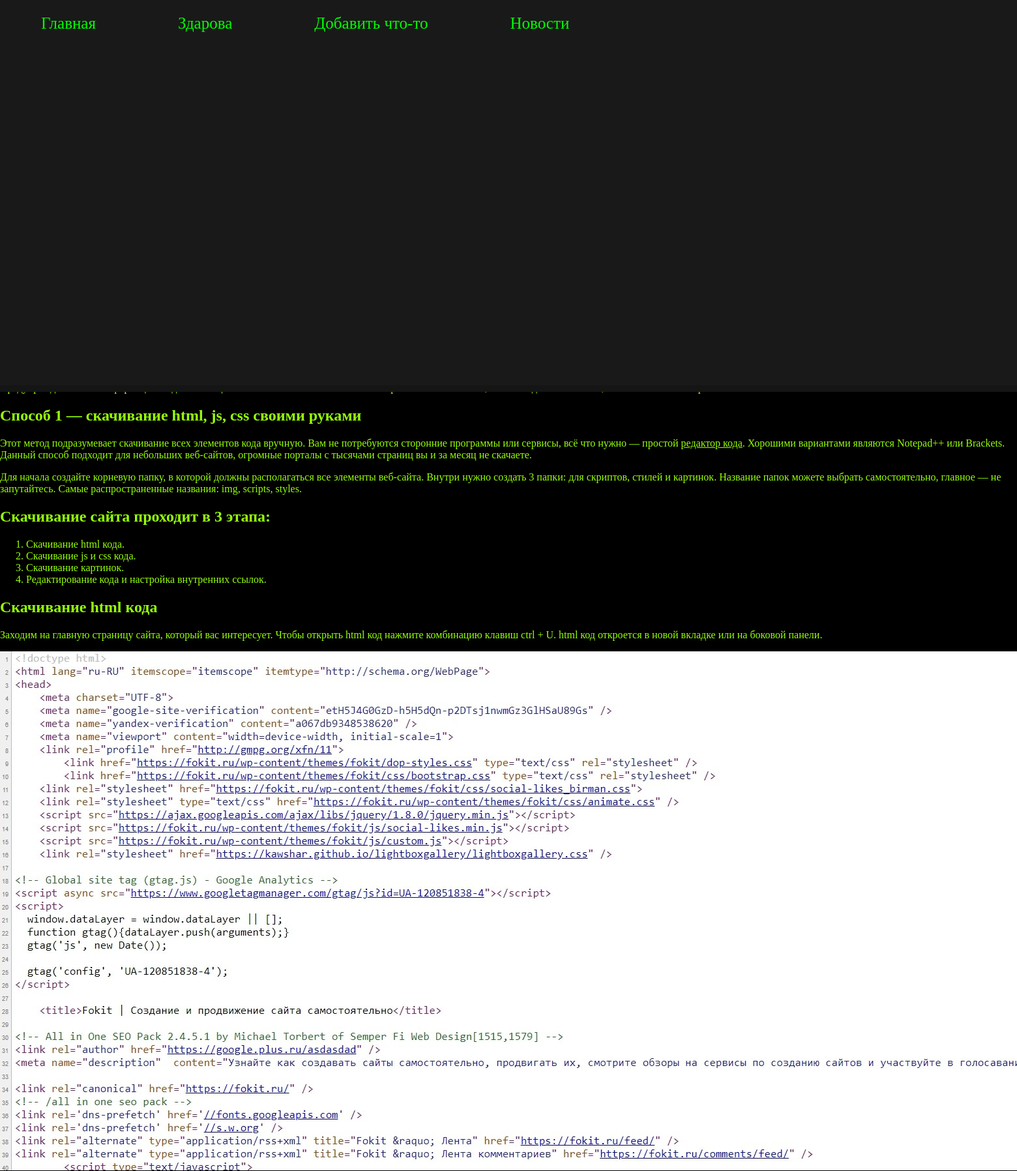
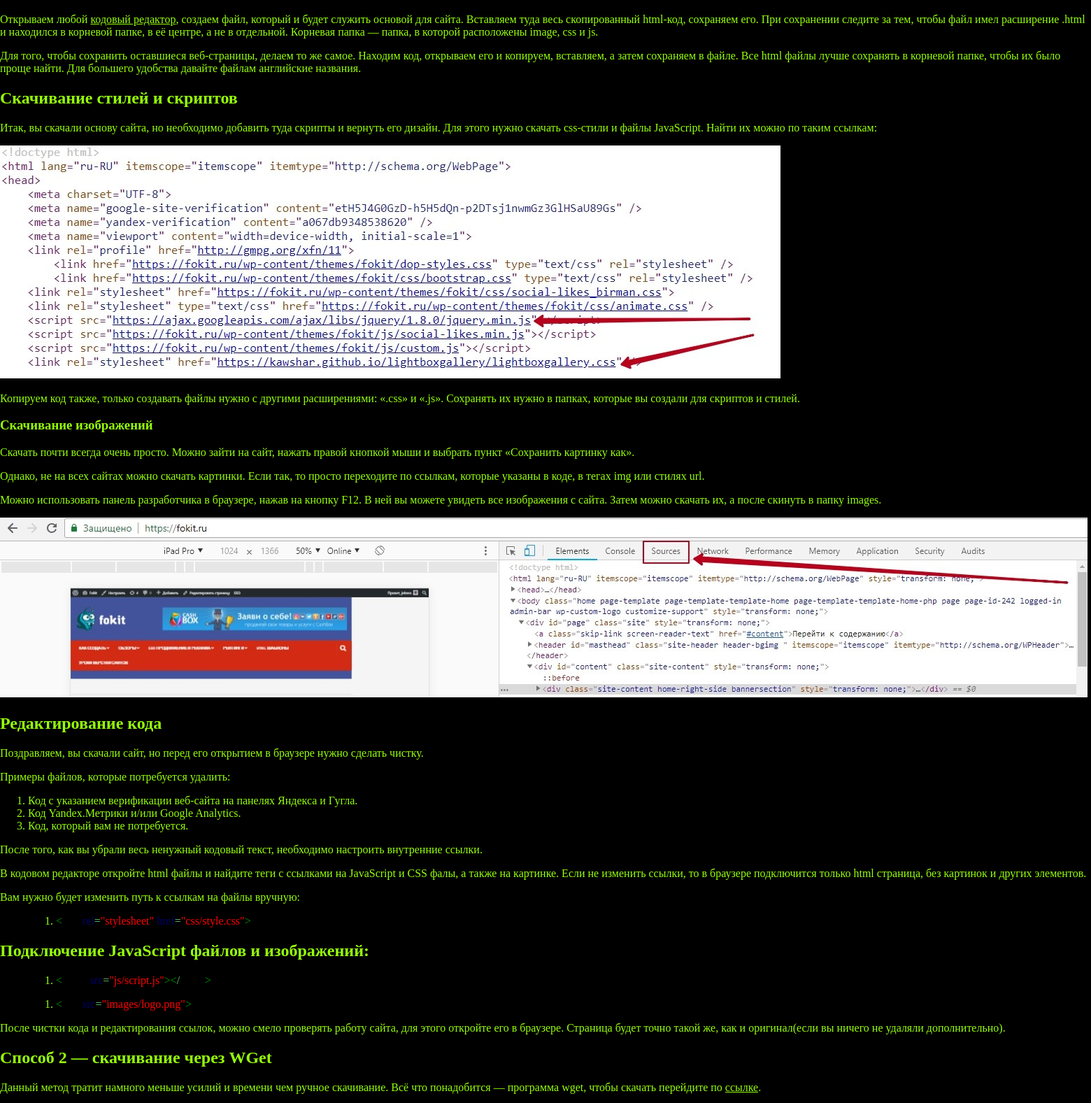
The app's page /post/PostTwo (upper part) with its own data (2 pictures, top to bottom).
### tables this page shows
CREATE TABLE mainmenu (
id integer primary key autoincrement,
title text not null,
url text not null
);

CREATE TABLE posts (
id integer primary key autoincrement,
title text not null,
text text not null,
url text not null,
username text not null,
time integer not null
);

### app.py (the view)
@app.route("/post/<alias>")
def show_post(alias):
    db = FlaskDatabase(get_db())
    title, post = db.get_post(alias)
    return render_template("post.html", menu=db.mainmenu, post=post)

### app.py (called while the page is built)
def get_db():
    if not hasattr(g, "link_db"):
        g.link_db = connect_db(app)
    return g.link_db

### database.py (called while the page is built)
def connect_db(app):
    conn = sqlite3.connect(app.config["DATABASE"])
    conn.row_factory = sqlite3.Row
    return conn

    def __get__(self, instance, owner):
        return instance.get_table(self.name)

    def get_table(self, table):
        try:
            sql = f"""SELECT * FROM {table}"""
            self.__cur.execute(sql)
            res = self.__cur.fetchall()
        except sqlite3.Error as e:
            print(f"error {e}")
            return False
        return res

    def get_post(self, url):
        try:
            self.__cur.execute(f"SELECT * from posts where url = ?", (url,))
            res = self.__cur.fetchone()
            self.__db.commit()
            text = res['text']
        except sqlite3.Error as e:
            print(f"error {e}")
            return False
        return res["title"], text

### templates/post.html (shortened to what this page needs)
{% extends 'base_adm.html' %}
{% block content %}
  {{ post | safe}}
{% endblock %}

### templates/base_adm.html (shortened to what this page needs)
<!DOCTYPE html>
<html lang="en">
<head>
    <link type="text/css" href="{{ url_for('static', filename='css/text.css') }}" rel="stylesheet"/>
    <link type="text/css" href="{{ url_for('static', filename='css/styles.css') }}" rel="stylesheet"/>
</head>
<body>
  {% block title -%}
  <ul class="main_menu">
      {% for i in menu %}
          <li><a href="{{url_for(i.url)}}">{{i.title -}}</a></li>
      {% endfor %}
  </ul>
  {% endblock -%}
  <div class="content">
    {% block content -%}
    {% endblock -%}
</body>
</html>

### static/css/styles.css (style rules this page uses)
body { color: rgb(150, 255, 10); margin: 0%; background-color: black; }
body a { color: rgb(150, 255, 10); }
.main_menu { border-color: white; position: fixed; list-style: none; background: #191919; height: 12%; width: 101%; margin: -10px 0; padding: 0; color: lime; font-size: 25px; overflow: hidden; box-shadow: 0 0 0 10px #151515; }
.main_menu li { float: left; margin: 2% 4%; color: #0c1100; }
.main_menu a { color: lime; text-decoration: none; }
.content { padding: 5.5% 1%; }

### records on screen
mainmenu: title "Главная"
mainmenu: title "Здарова"
mainmenu: title "Добавить что-то"
mainmenu: title "Новости"
posts: text "Предупреждение! Эта информация не для халявщиков! Если вы хотите скачать сайт и просто поменять текст, чтобы выдать его за свой, знайте — это так не работает! Способ 1 — скачивание html, js, css своими руками Этот метод подразумевает скачивание всех элементов кода вручную. Вам не потребуются сторонние программы или сервисы, всё что нужно — простой редактор кода . Хорошими вариантами являются Notepad++ или Brackets. Данный способ подходит для небольших веб-сайтов, огромные порталы с тысячами страниц вы и за месяц не скачаете. Для начала создайте корневую папку, в которой должны располагаться все элементы веб-сайта. Внутри нужно создать 3 папки: для скриптов, стилей и картинок. Название папок…", text (picture)
